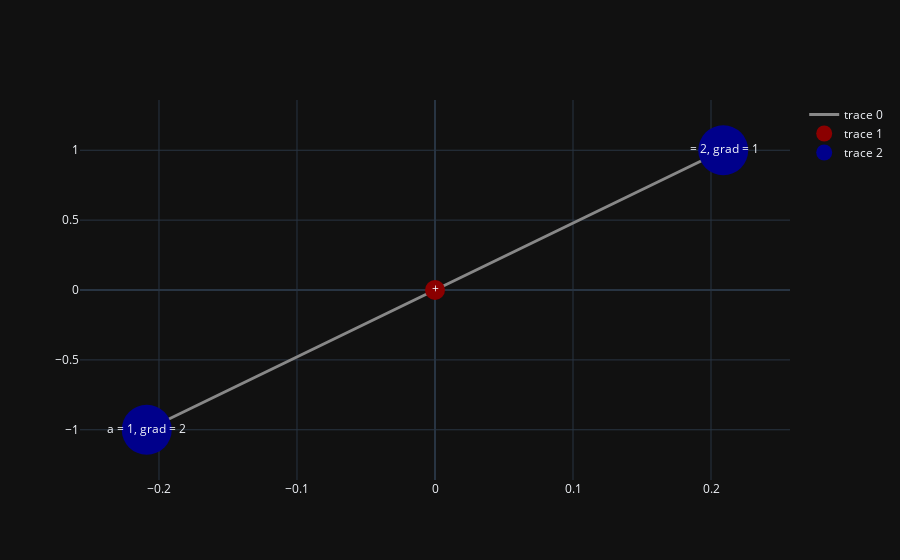

The notebook cell saved with this chart:
### Code cell
a = Value(1,'a')
b = a+a 
b.backwards()
draw_graph(b)

### Figure 1 — Plotly figure (JSON) as saved in the notebook; plotly's stock layout.template omitted (floating-point values rounded to 4 significant figures)
{"data": [{"hoverinfo": "text", "line": {"color": "#888", "width": 3}, "mode": "lines", "text": ["+"], "type": "scatter", "x": [-0.2089, 0.2089, null], "y": [-1.0, 1, null]}, {"hoverinfo": "text", "marker": {"color": "darkred", "size": 20}, "mode": "markers+text", "text": ["+"], "textposition": "middle center", "type": "scatter", "x": [0], "y": [5.551e-16]}, {"hoverinfo": "text", "marker": {"color": "darkblue", "size": 50}, "mode": "markers+text", "text": ["a = 1, grad = 2", " = 2, grad = 1"], "type": "scatter", "x": [-0.2089, 0.2089], "y": [-1.0, 1]}], "layout": {}}
